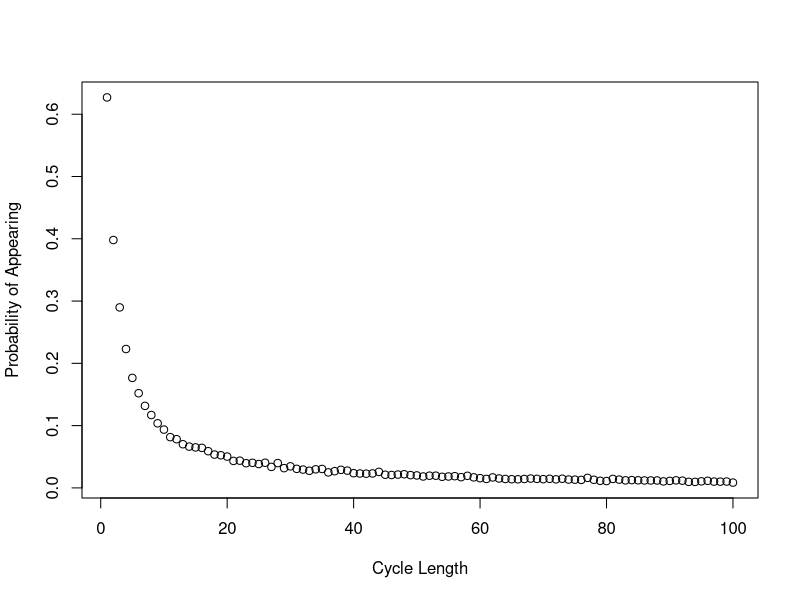

Here is the R script that generated this plot:
# Aidan Garrity (s1997567), Eleni Michaelidou (s2226022), Meshari Alrafidi (s2319759)

# Brief description of what each team member contributed to the project:

# Proportion of the work was undertaken by each team member: Aidan Garrity: 
#                                                            Eleni Michaelidou: strategy_selection function, following_numbers function, Question 1, Question 2, Question 3, Question 4
#                                                            Meshari Alrafidi: 


# -------------------- Overview of the code --------------------

# The code in that file is about using stochastic simulation to investigate the following suprising probability puzzle.
# More specifically, We simulate the following puzzle: 2n prisoners are given a natural number to identify them. They enter a room 
# with 2n boxes, each box containing a number inside it and a number on it's lid. The prisoners' goal is to select the 
# box with their number in it. They are allowed to choose a maximum of n boxes.

# Three strategies are simulated here:
    # Strategy 1. A prisoner selects the box with their number on the lid. If the number of the card inside the lid, k, is not their 
    # number, they go to box k and open it. They continue doing this until they either have found their number or have chosen 
    # n boxes.
    # Strategy 2. The prisoner chooses a random box then repeats the steps in strategy 1.
    # Strategy 3. n boxes are checked randomly

# If all prisoners succeed in finding their number, they are all released.

# The prisoner who attempted to find their number is not allowed to communicate with prisoners yet to have their go.
# After each prisoner’s go, the room is returned exactly to its original state.

# -------------------------------------------------------------

Pone <- function(n, k, strategy, nreps=10000){
  # This function estimates the probability a single prisoner succeeding in finding their number.
  # Input:  n: the maximum number of boxes the prisoner is allowed to open.
  #         k: the prisoner’s number.
  #         strategy: which strategy to implement {1,2,3}.
  #         nreps (10000 by default): the number of iterations of the simulations to run (in order to estimate the probability)
  # Output: prob: probability of a single prisoner succeeding in finding their number under the given strategy.
  
  prisoners <- k
  
  # Apply function "strategy_selection" to estimate the individual success probability under the given strategy.
  prob <- strategy_selection(n, prisoners, strategy, nreps)
  
  return(prob)
}

Pall <- function(n, strategy, nreps=10000){
  # This function estimates the probability of all prisoners finding their numbers.
  # Input:  n: the maximum number of boxes a prisoner is allowed to open.
  #         strategy: which strategy to implement {1,2,3}.
  #         nreps (10000 by default): the number of iterations of the simulations to run (in order to estimate the probability).
  # Output: prob: probability of all prisoners succeeding in finding their number.
  
  # Assigning a unique prisoner number to each of the 2n prisoners.
  prisoners <- c(1:(2*n))
  
  # Apply function "strategy_selection" to estimate the joint success probability under the given strategy.
  prob <- strategy_selection(n, prisoners, strategy, nreps)
  
  return(prob)
}


strategy_selection <- function(n, prisoners, strategy, nreps){
  # This function is responsible to call the corresponding function based on the given strategy. It returns the probability derived from the given strategy.
  # Input:  n: the maximum number of boxes a prisoner is allowed to open.
  #         prisoners: a vector of prisoners' numbers
  #                    (It can be a vector length 1 -> prisoners = the prisoner's number (k)
  #                    or a vector length 2n -> all prisoners' number.
  #         strategy: which strategy to implement {1,2,3}.
  #         nreps: the number of iterations of the simulations to run (in order to estimate the probability).
  # Output: prob: probability of success derived from the given strategy.
  
  if (strategy == 1) {
    
    # The prisoner(s) select(s) the box with their number on the lid as their first box.
    initial_box <- prisoners
    
    # Apply function "following_numbers" to estimate the success probability under strategy 1 (initial_box = prisoners).
    prob <- following_numbers(n, prisoners, initial_box, nreps)
    
  }
  else if (strategy ==2) {
    
    # The prisoner(s) select(s) the first box randomly.
    # Two prisoners can start from the same box (replace = TRUE)
    initial_box <- sample(1:(2*n), size=length(prisoners), replace = TRUE)
    
    # Apply function "following_numbers" to estimate the success probability under strategy 2 (initial_box = randomly selected).
    prob <- following_numbers(n, prisoners, initial_box, nreps)
    
  }
  else if (strategy == 3){
    
    # Apply function "picking_randomly" to estimate the success probability under strategy 3.
    prob <- picking_randomly(n, prisoners, nreps)
    
  }
  return(prob)
}


following_numbers <- function(n, prisoners, initial_box, nreps){
  # This function estimates the probability of the prisoner(s) succeeding in finding their number.
  # (Each) prisoner opens boxes by following the numbers on the card within the boxes, entering a closed loop.
  # Input:  n: the maximum number of boxes the prisoner is allowed to open.
  #         prisoners: prisoners' numbers.
  #         initial_box: box number that (each) prisoner will open first.
  #         nreps: the number of iterations of the simulations to run (in order to estimate the probability)
  # Output: prob: the probability of (all) the prisoner(s) succeeding in finding their number, by opening up to n boxes in a closed loop.
  
  
  # success_simulation represents the number of times all prisoners (participating in the experiment) finding their boxes.
  # Initialization of "success_simulation".
  success_simulation <- 0  
  
  
  # Running the experiment (simulation) nreps times.
  for (i in 1:nreps){
    
    # boxes_found represents the number of prisoners found their boxes in each simulation.
    # Reset of "boxes_found" in each repetition.
    boxes_found <- 0 
    
    # Assign numbers (1 to 2*n) randomly within the 2*n boxes before starting the experiment.
    # Random placement of numbers within the boxes in each simulation.
    boxes <- sample(1:(2*n), 2*n, replace=FALSE)
    
    #next_box <- c()
    
    # Loop through the prisoners vector (all prisoners try to find their box).
    for (k in 1:length(prisoners)){
      
      rep_succ <- FALSE
      
      # Initial box for the prisoner running the experiment.
      next_box <- initial_box[k]

      # The prisoner repeat the process of opening boxes until they have either found the card
      # with their number on it (break the loop) or opened n boxes without finding it.
      for (trial in 1:n){
        
        # Exit the loop when the prisoner finds the card with their number in the box.
        if (boxes[next_box] == prisoners[k]){
          
          # counter increases by 1, since the prisoner running the experiment succeeds in finding their number. 
          boxes_found <- boxes_found + 1
          rep_succ <- TRUE
          break
          
        }else{
          
          # The prisoner goes to box next box, by following the card number. 
          next_box = boxes[next_box]
        }
      }
      
      # Exit the loop when one prisoner fails in finding their box.
      if (!(rep_succ)){
        break
      }
    }
    
    # A simulation considers as success if all prisoners participating in the experiment find their number.
    if (boxes_found == length(prisoners)){
      success_simulation <- success_simulation + 1
    }
  }
  
  # probability of success (the prisoner(s) succeed(s) in finding their number).
  prob = success_simulation / nreps # number of succeed simulations / total number of simulations.
  
  return(prob)
}


picking_randomly <- function(n, prisoners, nreps){
  # This function estimates the probability of the prisoner(s) succeeding in finding their number.
  # (Each) prisoner opens n boxes at random, checking each card for their number.
  # Input:  n: number of boxes (each) prisoner opens.
  #         prisoners: prisoners' numbers.
  #         initial_box: box number that (each) prisoner will open first.
  #         nreps: the number of iterations of the simulations to run (in order to estimate the probability)
  # Output: prob: the probability of (all) the prisoner(s) succeeding in finding their number, by opening n boxes randomly.
  
  
  # success_simulation represents the number of times all prisoners (participating in the experiment) finding their boxes.
  # Initialization of "success_simulation"
  success_simulation <- 0  
  
  # Running the experiment (simulation) nreps times.
  for (i in 1:nreps){
    
    # boxes_found represents the number of prisoners found their boxes in each simulation.
    # Reset of "boxes_found" in each repetition.
    boxes_found <- 0 
    
    for (k in 1:length(prisoners)){
      
      rep_succ <- FALSE
      
      # we create 2n boxes, n of which can be opened.
      boxes <- sample(1:(2*n), n)
      
      # if the prisoner's number is selected... 
      if (k %in% boxes){
        
        # counter increases
        boxes_found <- boxes_found + 1
        
        rep_succ <- TRUE
      }
      
      # Exit the loop when one prisoner fails in finding their box.
      if (!(rep_succ)){
        break
      }
    }
    
    # A simulation considers as success if all prisoners participating in the experiment find their box.
    if (boxes_found == length(prisoners)){
      success_simulation <- success_simulation + 1
    }
  }
  
  # probability of success (the prisoner(s) succeed(s) in finding their number).
  prob = success_simulation / nreps # number of succeed simulations / total number of simulations.
  
  return(prob)
}


# ---------- Example code ----------

# ---- Individual success probability ----

# Example estimating the individual success probability under Strategy 1, n =5 (nreps = 10000 by default)
Pone(n = 5, k = 4 , strategy = 1)

# Example estimating the individual success probability under Strategy 1, n =50 (nreps = 10000 by default)
Pone(n = 50, k = 4, strategy = 1)

# Example estimating the individual success probability under Strategy 2, n =5 (nreps = 10000 by default)
Pone(n = 5, k = 4, strategy = 2)

# Example estimating the individual success probability under Strategy 2, n =50 (nreps = 10000 by default)
Pone(n = 50, k = 4, strategy = 2)

# Example estimating the individual success probability under Strategy 3, n =5 (nreps = 10000 by default)
Pone(n = 5, k = 4, strategy = 3)

# Example estimating the individual success probability under Strategy 3, n =50 (nreps = 10000 by default)
Pone(n = 50, k = 4, strategy = 3)

# Computing the individual success probability under strategies 1 and 3 for a different number of boxes (n = 5, and n = 50),
# the probability of success is almost 1/2 in all those cases.
# On the other hand, the individual success probability under strategy 2 for n = 5 and n = 50 is close the individual success probability calculated under Strategies 1 and 3 OR smaller.

# So, the probability of a prisoner finding their number under strategies 1 and 3 is the same (50%).

# -----

# We know that under strategies 1 and 2, a prisoner opens a box labeled with the card number contained in the previously opened box.
# So, based on that, each box is a part of a closed loop.

# Starting at the box with their number on it (Strategy 1), without the limit in attempts,
# the probability of success is 100% since the prisoner's number is guaranteed to be included in that closed loop.
# However, given that the prisoner can open up to n of the 2n boxes (half of the boxes), the probability of success is 1/2.

# Starting from a randomly selected box (Strategy 2), even without the limit on the number of attempts, it is not sure that the prisoner will succeed.
# It is possible that the prisoner's number is not within the current closed loop, and therefore the prisoner will never find their number entering a "wrong" loop.
# So, it makes sense that the P(success under Strategy 2) < = P(success under strategy 1).

# Under strategy 3, we know that each prisoner can open up to n of the 2n boxes (half of the boxes) randomly.
# So, for each prisoner the P(success) = 1/2.


# ---- Joint success probability ----

# Example estimating the joint success probability under Strategy 1, n =5 (nreps = 10000 by default)
Pall(n = 5, strategy = 1)

# Example estimating the joint success probability under Strategy 1, n =50 (nreps = 10000 by default)
Pall(n = 50, strategy = 1)

# Example estimating the joint success probability under Strategy 2, n =5 (nreps = 10000 by default)
Pall(n = 5, strategy = 2)

# Example estimating the joint success probability under Strategy 2, n =50 (nreps = 10000 by default)
Pall(n = 50, strategy = 2)

# Example estimating the joint success probability under Strategy 3, n =5 (nreps = 10000 by default)
Pall(n = 5, strategy = 3)

# Example estimating the joint success probability under Strategy 3, n =50 (nreps = 10000 by default)
Pall(n = 50, strategy = 3)

# Computing the joint success probability under strategy 1 for a different number of boxes (2n boxes):
# n = 5, and n = 50, the probability of success is close to 35% and 31% respectively. 
# On the other hand, the joint probability under strategies 1 and 3 for different number of boxes (n = 5, n = 50), the probability of success is close to 0.

# So, what is surprising is that it is more likely that 100 (n = 50) prisoners will release (all prisoners find their number) under Strategy 1
# than even 10 (n = 5) prisoners open boxes under Strategies 2 and 3.

# -----

# As explained above (individual success probability under strategy 1), given that each box is a part of a closed loop and each prisoner starts at the box with their number on it,
# the prisoner will succeed if their number is a part of a loop no longer than n, and that is because each prisoner can open up to n of the 2n boxes.
# The probability of success for prisoners who their box are part of the same loop are not independent,
# since if a prisoner succeed to find their box, then all prisoners on that loop will find their box with the same probability.

# We also know that the "the prisoner is not allowed to communicate with prisoners yet to have their go".
# In addition, under strategy 3, each prisoner opens n boxes randomly. 
# So, the probability of success for each prisoner is independent.
# Individual success probability under Strategy 3 = 1/2  and attempts are independent => P((2n) prisoners succeed)) = (1/2)^(2n)
# Running the code for n = 5 and and n = 50, we find that:
# n=50: P(100 prisoners succeed) = (1/2)^100  = close to 0.
# Even for small n: e.g. n = 5: P(10 prisoners succeed) = (1/2)^10 = extremely small.


dloop <- function(n, nreps){
  # This function estimate the probability that a cycle of any length will occur in a permutation of length 2n.
  # Input: n: The size of the permutation to be considered (i.e. number of prisoners, so 2n boxes are considered)
  #        nreps: The amount of simulations to be run to estimate the probability vector.
  # Output: a vector of length 2n where the ith entry is the estimated probability that a cycle of length i will occur
  #         in a randomly generated permutation of length 2n.
  # Runtime: O(n * nreps)
  
  # Tracker for all cycles found.
  totalcount <- rep(0, 2*n)
  
  # Running nreps simulations.
  for (rep in 1:nreps){
    
    # Generating the boxes and cards for this simulation.
    boxes <- sample(1:(2*n))
    # Tracker for the cycles of this loop only.
    loopcount <- rep(0, 2*n)
    # Vector containing which boxes have NOT been opened
    left_to_check <- 1:(2*n)
    
    # Starting with the first box, checking all boxes for a cycle.
    # After a box has been found to be part of a cycle, it is removed from left_to_check.
    i<-1
    while (length(left_to_check) > 0) {
      
      # counter tracks the length of the current cycle.
        counter <- 1
      # j is a placeholder for opening the next box in a cycle.
        j <- i
      # tracking which boxes were part of this cycle, to be removed from left_to_check
        checked <- c()
      # iterating over all boxes in a cycle, incrementing the counter and updating the checked boxes list.
        while(i != boxes[j]){
          counter <- counter + 1
          checked <- c(checked, j)
          j <- boxes[j]
        }
        
        checked <- c(checked, j)
        
        # Indicating that a cycle of length counter was found
        # To instead enumerate all cycles in the boxes, this can be changed to 
        # loopcount[counter] <- loopcount[counter] + 1
        loopcount[counter] <- 1
        
        # Removing the checked boxes.
        left_to_check <- left_to_check[-match(checked, left_to_check)]
       
    # Setting the next box to start with for the next cycle. 
      i <- left_to_check[1]
  
    }
    
    totalcount <- totalcount + loopcount
  }
  
  return(totalcount / nreps)
}

plot(dloop(50,10000), xlab = 'Cycle Length', ylab = 'Probability of Appearing')

# IMPORTANT: The probability of loops larger than 50 appearing are NOT independent events. 
# The drawers can contain at most one cycle of length >50. So, we can't simply multiply probabilies.
# Instead, we must look at each run of the simulation:
nreps <- 10000
over50cycles <- 0

# Like running dloop(50, 10000), except at each simulation we track if there were any cycles over 50.
for (i in 1:nreps){
  probs <- dloop(50,1)
  if (1 %in% (probs[51:100]) ){
    over50cycles <- over50cycles + 1
  }
}

none_over_50_prob <- 1 - (over50cycles / nreps)
none_over_50_prob

# End of code
